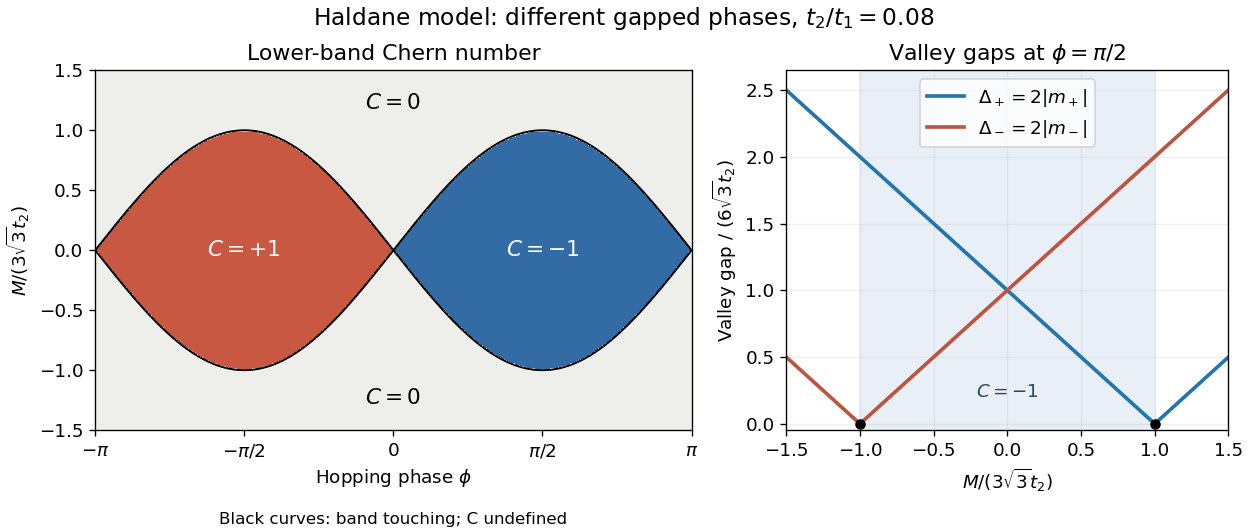

The script that drew this image:
"""Original Haldane-model phase diagram and valley gaps.

Run from _media; Python 3.14, NumPy 2.3.5, Matplotlib 3.10.7.
The sign convention is A=i<u|du>, kx,ky positively oriented, lower band.
No experimental data are used. --check performs independent lattice checks.
"""

import argparse
import json
from pathlib import Path

import matplotlib.pyplot as plt
from matplotlib.colors import ListedColormap, BoundaryNorm
import numpy as np


DELTA = np.array([[0.0, 1.0], [np.sqrt(3) / 2, -0.5],
                  [-np.sqrt(3) / 2, -0.5]])
BONDS = np.array([DELTA[2] - DELTA[1], DELTA[0] - DELTA[2],
                  DELTA[1] - DELTA[0]])
CELL = np.array([DELTA[2] - DELTA[0], DELTA[1] - DELTA[0]])
RECIPROCAL = 2 * np.pi * np.linalg.inv(CELL).T


def lattice_d(k, mass, t2, phi):
    """Embedding gauge, bond length=t1=1; analytic k derivatives."""
    kd = np.einsum("...i,ji->...j", k, DELTA)
    kb = np.einsum("...i,ji->...j", k, BONDS)
    d = np.stack([-np.cos(kd).sum(-1), np.sin(kd).sum(-1),
                  mass - 2 * t2 * np.sin(phi) * np.sin(kb).sum(-1)], -1)
    deriv = []
    for axis in (0, 1):
        deriv.append(np.stack([
            (np.sin(kd) * DELTA[:, axis]).sum(-1),
            (np.cos(kd) * DELTA[:, axis]).sum(-1),
            -2 * t2 * np.sin(phi) * (np.cos(kb) * BONDS[:, axis]).sum(-1)
        ], -1))
    return d, deriv[0], deriv[1]


def curvature(k, mass, t2, phi):
    d, dx, dy = lattice_d(k, mass, t2, phi)
    return np.einsum("...i,...i->...", d, np.cross(dx, dy)) / (
        2 * np.linalg.norm(d, axis=-1) ** 3)


def chern_grid(n, mass, t2, phi):
    """Eigenvector link-variable check in a strictly periodic cell gauge.

    Overlaps have phase -A.dk, hence the minus sign before the plaquette sum.
    Exact valley masses reject singular parameters even if the mesh misses K.
    """
    mh = 3 * np.sqrt(3) * t2 * np.sin(phi)
    if min(abs(mass - mh), abs(mass + mh)) < 1e-10:
        raise ValueError("Chern number undefined at a band touching")
    u, v = np.meshgrid(2 * np.pi * np.arange(n) / n,
                       2 * np.pi * np.arange(n) / n, indexing="ij")
    f = 1 + np.exp(1j * u) + np.exp(1j * v)
    dz = mass - 2 * t2 * np.sin(phi) * (np.sin(u - v) - np.sin(u) + np.sin(v))
    h = np.zeros((n, n, 2, 2), dtype=complex)
    h[..., 0, 0], h[..., 1, 1] = dz, -dz
    h[..., 0, 1], h[..., 1, 0] = -f, -f.conj()
    energies, states = np.linalg.eigh(h)
    lower = states[..., 0]
    links = []
    for axis in (0, 1):
        z = np.sum(lower.conj() * np.roll(lower, -1, axis=axis), axis=-1)
        if np.min(abs(z)) < 1e-10:
            raise ValueError("Unresolved mesh: vanishing eigenvector overlap")
        links.append(z / abs(z))
    x, y = links
    loop = x * np.roll(y, -1, axis=0) / (np.roll(x, -1, axis=1) * y)
    return float(-np.angle(loop).sum() / (2 * np.pi)), float(np.min(energies[..., 1] - energies[..., 0]))


def checks():
    results = []
    for mass, t2, phi in [(0, .08, np.pi / 2), (0, .08, -np.pi / 2),
                          (.7, .08, np.pi / 2), (-.7, .08, np.pi / 2),
                          (.4, 0, 0), (.12, .08, .7), (.5, .08, .7)]:
        mh = 3 * np.sqrt(3) * t2 * np.sin(phi)
        expected = (np.sign(mass - mh) - np.sign(mass + mh)) / 2
        row = {"M": mass, "t2": t2, "phi": phi, "mass_formula_C": float(expected), "grids": []}
        for n in (31, 61, 121):
            c, gap = chern_grid(n, mass, t2, phi)
            assert abs(c - expected) < 1e-10
            row["grids"].append({"n": n, "C": c, "sampled_direct_gap": gap})
        n = 240
        s, t = np.meshgrid((np.arange(n) + .5) / n,
                           (np.arange(n) + .5) / n, indexing="ij")
        k = s[..., None] * RECIPROCAL[0] + t[..., None] * RECIPROCAL[1]
        integrated = curvature(k, mass, t2, phi).mean() * np.linalg.det(RECIPROCAL) / (2 * np.pi)
        assert abs(integrated - expected) < 2e-6
        row["analytic_curvature_integral"] = float(integrated)
        results.append(row)
    kplus = np.array([4 * np.pi / (3 * np.sqrt(3)), 0.])
    for tau in (-1, 1):
        d, dx, dy = lattice_d(tau * kplus, .12, .08, .7)
        assert np.linalg.norm(d[:2]) < 1e-14
        assert abs(d[2] - (.12 - tau * 3 * np.sqrt(3) * .08 * np.sin(.7))) < 1e-14
        np.testing.assert_allclose(dx[:2], [tau * 1.5, 0], atol=1e-14)
        np.testing.assert_allclose(dy[:2], [0, 1.5], atol=1e-14)
    singular = []
    for mass, phi in [(0, 0), (3 * np.sqrt(3) * .08, np.pi / 2),
                      (-3 * np.sqrt(3) * .08, np.pi / 2)]:
        try:
            chern_grid(31, mass, .08, phi)
        except ValueError:
            singular.append({"M": mass, "phi": phi, "excluded": True})
        else:
            raise AssertionError("A singular point was assigned a Chern number")
    return {"cases": results, "singular_points": singular,
            "valley_linearizations": "passed", "orientation_determinant": float(np.linalg.det(RECIPROCAL))}


def draw():
    plt.rcParams.update({"font.size": 11, "figure.facecolor": "white", "axes.facecolor": "white"})
    fig, axes = plt.subplots(1, 2, figsize=(10.4, 4.4), layout="constrained", gridspec_kw={"width_ratios": [1.35, 1]})
    phi = np.linspace(-np.pi, np.pi, 1001)
    y = np.linspace(-1.5, 1.5, 601)
    p, m = np.meshgrid(phi, y)
    c = (np.sign(m - np.sin(p)) - np.sign(m + np.sin(p))) / 2
    c = np.ma.masked_where(np.minimum(abs(m - np.sin(p)), abs(m + np.sin(p))) < .012, c)
    cmap = ListedColormap(["#336ca4", "#eeeeea", "#c95842"])
    axes[0].pcolormesh(phi, y, c, cmap=cmap, norm=BoundaryNorm([-1.5, -.5, .5, 1.5], 3), shading="auto", rasterized=True)
    axes[0].plot(phi, np.sin(phi), "k", lw=1.2)
    axes[0].plot(phi, -np.sin(phi), "k", lw=1.2)
    for x, yy, label, color in [(-np.pi / 2, 0, "$C=+1$", "white"), (np.pi / 2, 0, "$C=-1$", "white"), (0, 1.23, "$C=0$", "black"), (0, -1.23, "$C=0$", "black")]:
        axes[0].text(x, yy, label, color=color, ha="center", va="center", fontsize=13)
    axes[0].set(xticks=[-np.pi, -np.pi / 2, 0, np.pi / 2, np.pi], xticklabels=[r"$-\pi$", r"$-\pi/2$", "$0$", r"$\pi/2$", r"$\pi$"], xlabel=r"Hopping phase $\phi$", ylabel=r"$M/(3\sqrt{3}t_2)$", title="Lower-band Chern number")
    axes[0].text(.5, -.26, "Black curves: band touching; C undefined", transform=axes[0].transAxes, ha="center", fontsize=10)
    x = np.linspace(-1.5, 1.5, 601)
    axes[1].axvspan(-1, 1, color="#e9eff7")
    axes[1].plot(x, abs(x - 1), color="#2475a9", lw=2.2, label=r"$\Delta_+=2|m_+|$")
    axes[1].plot(x, abs(x + 1), color="#bc5540", lw=2.2, label=r"$\Delta_-=2|m_-|$")
    axes[1].scatter([-1, 1], [0, 0], color="black", s=28, zorder=5)
    axes[1].set(xlim=(-1.5, 1.5), ylim=(-.05, 2.65), xlabel=r"$M/(3\sqrt{3}t_2)$", ylabel=r"Valley gap / $(6\sqrt{3}t_2)$", title=r"Valley gaps at $\phi=\pi/2$")
    axes[1].legend(loc="upper center", frameon=True)
    axes[1].text(0, .20, "$C=-1$", ha="center", color="#234965")
    axes[1].grid(alpha=.18)
    fig.suptitle(r"Haldane model: different gapped phases, $t_2/t_1=0.08$", fontsize=14)
    fig.savefig(Path(__file__).stem + ".png", dpi=120, facecolor="white")
    plt.close(fig)


if __name__ == "__main__":
    parser = argparse.ArgumentParser(description=__doc__)
    parser.add_argument("--check", action="store_true")
    args = parser.parse_args()
    if args.check:
        print(json.dumps(checks(), indent=2))
    else:
        draw()
